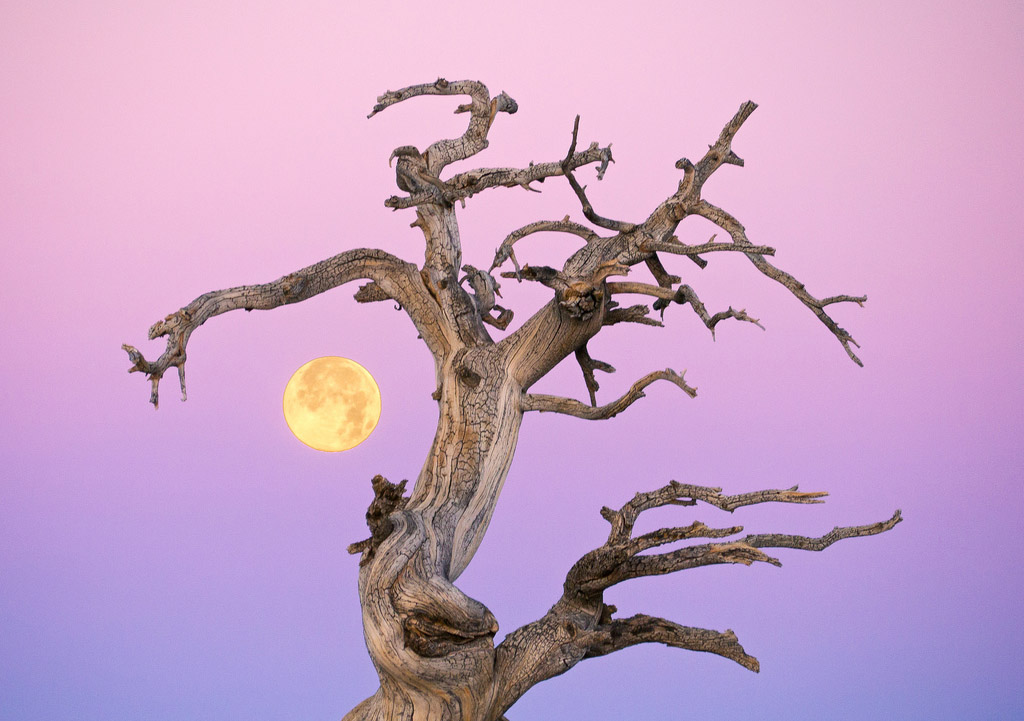
#> input picture examples/moon.jpg, 1024 x 721 px
$ python main.py
#> lines starting #> are read from the running program, lines starting #| are printed output that depends on the picture
import pathlib

import cv2
import numpy as np
import matplotlib.pyplot as plt
from sklearn.cluster import KMeans


def open_image(filename: str):
#> called with filename = 'examples/moon.jpg'
    img = cv2.imread(filename)
#> img is the input picture: shape (721, 1024, 3); mean B, G, R 196.2, 160.5, 197.1
    img = cv2.cvtColor(img, cv2.COLOR_BGR2RGB) # convert to RGB ordering
    return img


def dominant_colors(image, n_clusters: int = 3):
    # convert image to list of pixel color values
#> called with n_clusters = 3
    pixels = image.reshape((image.shape[0] * image.shape[1], 3))

    # find clusters
    km = KMeans(n_clusters=n_clusters).fit(pixels)

    # create histogram of color/cluster frequency
    # km.labels_ == what cluster each pixel belongs to
    histogram, _ = np.histogram(km.labels_, bins=n_clusters)
#> histogram = [364443, 102253, 271608]
    histogram = histogram.astype("float")
    histogram = histogram / histogram.sum()
#> histogram = [0.494, 0.138, 0.368]

    # map colors to percent coverage
    return [
        (list(color), percent)
        for color, percent in zip(km.cluster_centers_, histogram)
    ]


def plot_colors(colors, height=100, width=600):
    bar = np.zeros((height, width, 3), dtype="uint8")
    start = 0

    for color, percent in colors:
        end = start + int(percent * width)
        cv2.rectangle(
            bar,
            (start, 0),
            (end, height),
            color,
            -1
        )
        start = end

    return bar

# run example

BASE_DIR = pathlib.Path(__file__).parent.parent.resolve()
filename = str(BASE_DIR / "examples" / "moon.jpg")

img = open_image(filename)
colors = dominant_colors(img)
#> colors = [([233.7, 185.8, 217.4], 0.494), ([108.6, 86.52, 76.87], 0.138), ([181, 154.2, 212.5], 0.368)]

# plot bar of color distribution
bar = plot_colors(colors)
#> the loop in plot_colors, `for color, percent in colors:` made 3 passes
#> (color, percent, end, start) on passes 1 to 3: ([233.7, 185.8, 217.4], 0.494, 296, 296), ([108.6, 86.52, 76.87], 0.138, 379, 379), ([181, 154.2, 212.5], 0.368, 599, 599)
#> after the loop in plot_colors, `for color, percent in colors:`:
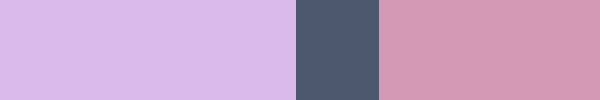
#> bar: shape (100, 600, 3); mean of channels 0, 1, 2 197.2, 160.5, 195.8; drawn as B, G, R
plt.axis("off")
plt.imshow(bar)
plt.show()
